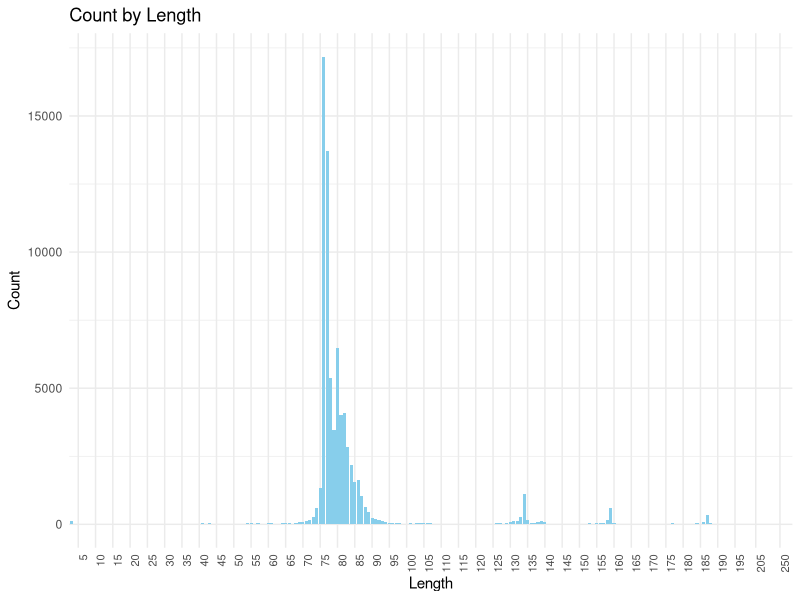

Write the R code that produced this figure.
## ---- chunk 1
# Create the data frame
df <- data.frame(
  length = c(3, 4, 5, 6, 7, 8, 9, 10, 11, 12, 13, 14, 15, 16, 17, 18, 19, 20, 21, 22, 23, 24, 25, 26, 27, 28, 29, 30, 31, 32, 33, 34, 35, 36, 37, 38, 39, 40, 41, 42, 43, 44, 45, 46, 47, 48, 49, 50, 51, 52, 53, 54, 55, 56, 57, 58, 59, 60, 61, 62, 63, 64, 65, 66, 67, 68, 69, 70, 71, 72, 73, 74, 75, 76, 77, 78, 79, 80, 81, 82, 83, 84, 85, 86, 87, 88, 89, 90, 91, 92, 93, 94, 95, 96, 97, 98, 99, 100, 101, 102, 103, 104, 105, 106, 107, 108, 109, 110, 111, 112, 113, 114, 115, 116, 117, 118, 119, 120, 121, 122, 123, 124, 125, 126, 127, 128, 129, 130, 131, 132, 133, 134, 135, 136, 137, 138, 139, 140, 141, 142, 143, 144, 145, 146, 147, 148, 149, 150, 151, 152, 153, 154, 155, 156, 157, 158, 159, 160, 161, 162, 163, 164, 165, 166, 167, 168, 169, 170, 171, 172, 173, 174, 175, 176, 177, 178, 179, 180, 181, 182, 183, 184, 185, 186, 187, 188, 189, 190, 191, 192, 193, 194, 195, 196, 197, 199, 201, 203, 205, 208, 224, 229, 232, 242, 247, 250, 294, 298, 301),
  count = c(134, 10, 6, 4, 2, 5, 19, 15, 21, 11, 4, 22, 6, 20, 7, 31, 15, 8, 15, 11, 14, 22, 13, 2, 4, 12, 11, 12, 14, 11, 10, 18, 17, 16, 19, 8, 18, 29, 35, 10, 37, 8, 9, 8, 8, 7, 21, 14, 16, 16, 16, 42, 41, 25, 37, 29, 27, 35, 47, 30, 26, 42, 47, 54, 31, 60, 95, 75, 107, 160, 254, 602, 1332, 17180, 13707, 5384, 3483, 6469, 4027, 4085, 2826, 2181, 1538, 1639, 1050, 642, 436, 240, 214, 161, 110, 77, 47, 44, 38, 33, 25, 20, 42, 28, 36, 42, 35, 36, 35, 16, 15, 19, 16, 26, 16, 15, 19, 13, 13, 15, 10, 10, 17, 15, 19, 17, 26, 36, 38, 29, 38, 81, 123, 117, 286, 1100, 155, 67, 59, 84, 136, 72, 25, 20, 13, 16, 15, 11, 4, 7, 10, 11, 20, 18, 32, 31, 40, 51, 66, 159, 602, 38, 21, 8, 5, 4, 8, 6, 9, 7, 10, 17, 14, 9, 10, 4, 6, 17, 38, 13, 14, 14, 17, 19, 24, 32, 22, 83, 361, 41, 24, 12, 7, 3, 2, 2, 1, 3, 4, 1, 2, 1, 1, 1, 1, 1, 1, 1, 1, 1, 1, 1, 1),
  expect = c(2080.3, 520.1, 130, 32.5, 8.1, 2, 0.5, 0.1, 0, 0, 0, 0, 0, 0, 0, 0, 0, 0, 0, 0, 0, 0, 0, 0, 0, 0, 0, 0, 0, 0, 0, 0, 0, 0, 0, 0, 0, 0, 0, 0, 0, 0, 0, 0, 0, 0, 0, 0, 0, 0, 0, 0, 0, 0, 0, 0, 0, 0, 0, 0, 0, 0, 0, 0, 0, 0, 0, 0, 0, 0, 0, 0, 0, 0, 0, 0, 0, 0, 0, 0, 0, 0, 0, 0, 0, 0, 0, 0, 0, 0, 0, 0, 0, 0, 0, 0, 0, 0, 0, 0, 0, 0, 0, 0, 0, 0, 0, 0, 0, 0, 0, 0, 0, 0, 0, 0, 0, 0, 0, 0, 0, 0, 0, 0, 0, 0, 0, 0, 0, 0, 0, 0, 0, 0, 0, 0, 0, 0, 0, 0, 0, 0, 0, 0, 0, 0, 0, 0, 0, 0, 0, 0, 0, 0, 0, 0, 0, 0, 0, 0, 0, 0, 0, 0, 0, 0, 0, 0, 0, 0, 0, 0, 0, 0, 0, 0, 0, 0, 0, 0, 0, 0, 0, 0, 0, 0, 0, 0, 0, 0, 0, 0, 0, 0, 0, 0, 0, 0, 0, 0, 0, 0, 0, 0, 0, 0, 0, 0, 0)
)

# View the first few rows of the data
head(df)

## ---- chunk 2
# Create a barplot of the counts vs. length
library(ggplot2)

ggplot(df, aes(x = factor(length), y = count)) +
  geom_bar(stat = "identity", fill = "skyblue") +
  labs(title = "Count by Length", x = "Length", y = "Count") +
  theme_minimal() +
  theme(axis.text.x = element_text(angle = 90, hjust = 1, size = 8)) +  # Set smaller text size
  scale_x_discrete(breaks = seq(0, 301, by = 5)) 

